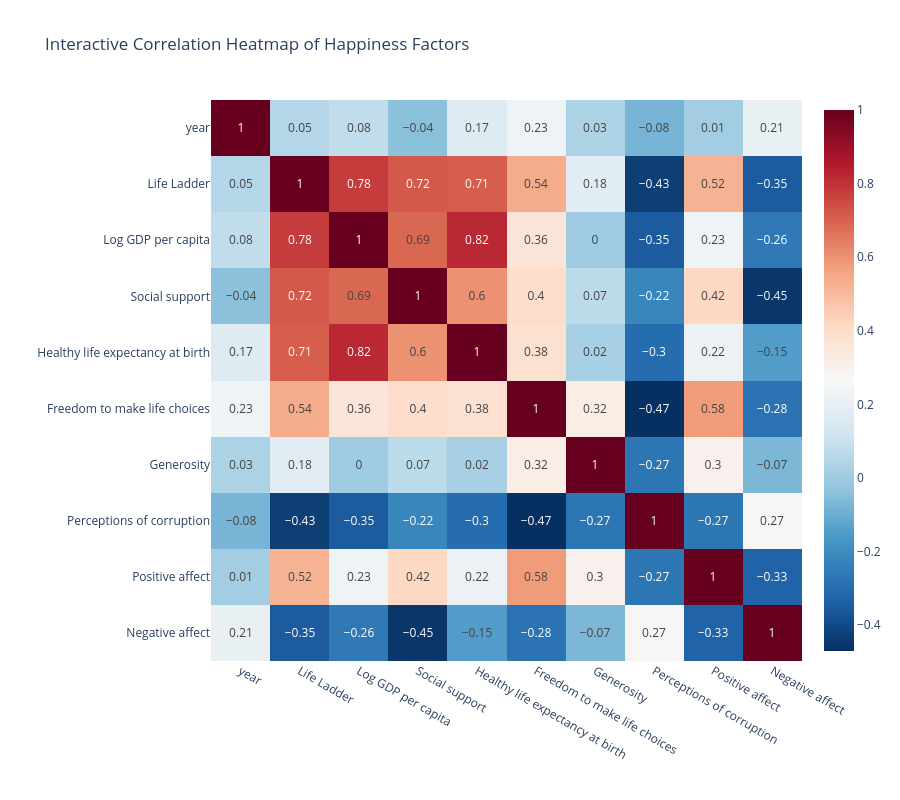

The code cell stored with this chart in its notebook:
### Markdown cell above
Part two

### Code cell
import pandas as pd
import plotly.express as px

# Load dataset
file_path = "DataForTable2.1.csv"
df = pd.read_csv(file_path)

# Keep only numeric columns for correlation
df_numeric = df.select_dtypes(include=["number"])

# Compute correlation matrix
corr_matrix = df_numeric.corr().round(2)

# Melt the correlation matrix to long format
corr_melted = corr_matrix.reset_index().melt(id_vars="index")
corr_melted.columns = ["Variable 1", "Variable 2", "Correlation"]

# Plot interactive heatmap
fig = px.imshow(
    corr_matrix,
    text_auto=True,
    aspect="auto",
    color_continuous_scale="RdBu_r",
    title="Interactive Correlation Heatmap of Happiness Factors",
)

fig.update_layout(
    xaxis_title="",
    yaxis_title="",
    width=900,
    height=800
)

fig.show()

### Figure 1 — Plotly figure (JSON) as saved in the notebook; plotly's stock layout.template omitted (floating-point values rounded to 4 significant figures)
{"data": [{"coloraxis": "coloraxis", "hovertemplate": "x: %{x}<br>y: %{y}<br>color: %{z}<extra></extra>", "name": "0", "texttemplate": "%{z}", "type": "heatmap", "x": ["year", "Life Ladder", "Log GDP per capita", "Social support", "Healthy life expectancy at birth", "Freedom to make life choices", "Generosity", "Perceptions of corruption", "Positive affect", "Negative affect"], "xaxis": "x", "y": ["year", "Life Ladder", "Log GDP per capita", "Social support", "Healthy life expectancy at birth", "Freedom to make life choices", "Generosity", "Perceptions of corruption", "Positive affect", "Negative affect"], "yaxis": "y", "z": [[1, 0.05, 0.08, -0.04, 0.17, 0.23, 0.03, -0.08, 0.01, 0.21], [0.05, 1, 0.78, 0.72, 0.71, 0.54, 0.18, -0.43, 0.52, -0.35], [0.08, 0.78, 1, 0.69, 0.82, 0.36, 0, -0.35, 0.23, -0.26], [-0.04, 0.72, 0.69, 1, 0.6, 0.4, 0.07, -0.22, 0.42, -0.45], [0.17, 0.71, 0.82, 0.6, 1, 0.38, 0.02, -0.3, 0.22, -0.15], [0.23, 0.54, 0.36, 0.4, 0.38, 1, 0.32, -0.47, 0.58, -0.28], [0.03, 0.18, 0, 0.07, 0.02, 0.32, 1, -0.27, 0.3, -0.07], [-0.08, -0.43, -0.35, -0.22, -0.3, -0.47, -0.27, 1, -0.27, 0.27], [0.01, 0.52, 0.23, 0.42, 0.22, 0.58, 0.3, -0.27, 1, -0.33], [0.21, -0.35, -0.26, -0.45, -0.15, -0.28, -0.07, 0.27, -0.33, 1]]}], "layout": {"coloraxis": {"colorscale": [[0, "rgb(5,48,97)"], [0.1, "rgb(33,102,172)"], [0.2, "rgb(67,147,195)"], [0.3, "rgb(146,197,222)"], [0.4, "rgb(209,229,240)"], [0.5, "rgb(247,247,247)"], [0.6, "rgb(253,219,199)"], [0.7, "rgb(244,165,130)"], [0.8, "rgb(214,96,77)"], [0.9, "rgb(178,24,43)"], [1, "rgb(103,0,31)"]]}, "height": 800, "title": {"text": "Interactive Correlation Heatmap of Happiness Factors"}, "width": 900, "xaxis": {"anchor": "y", "autorange": true, "domain": [0, 1], "range": [-0.5, 9.5], "title": {"text": ""}, "type": "category"}, "yaxis": {"anchor": "x", "autorange": true, "domain": [0, 1], "range": [9.5, -0.5], "title": {"text": ""}, "type": "category"}}}
